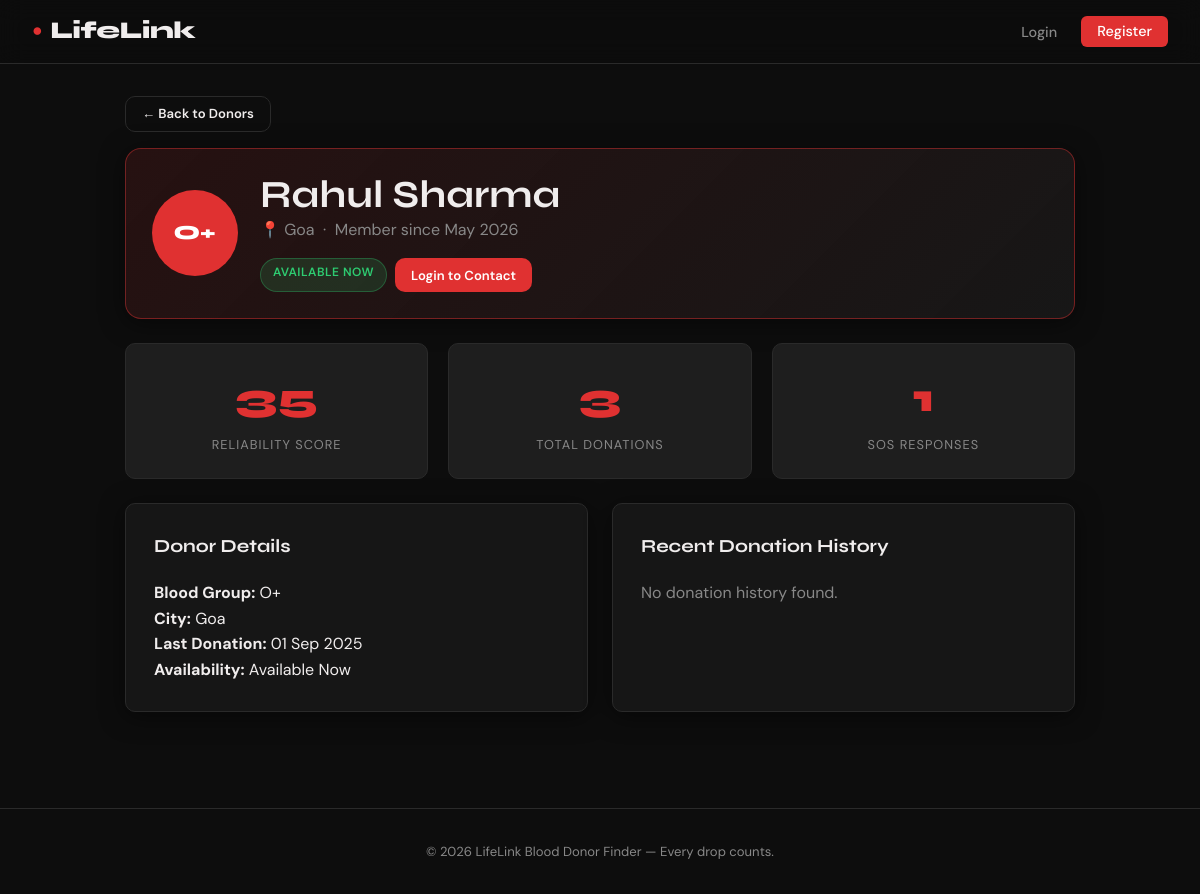
Screenshot of /patient/donor_profile.php?id=1 with the database file from the repository.
### tables this page shows
CREATE TABLE IF NOT EXISTS `donors` (
  `id`                  INT UNSIGNED AUTO_INCREMENT PRIMARY KEY,
  `user_id`             INT UNSIGNED NOT NULL UNIQUE,
  `blood_group`         ENUM('A+','A-','B+','B-','AB+','AB-','O+','O-') NOT NULL,
  `city`                VARCHAR(100) NOT NULL,
  `latitude`            DECIMAL(10,7) DEFAULT NULL,
  `longitude`           DECIMAL(10,7) DEFAULT NULL,
  `availability_status` ENUM('available_now','available_later','not_available') NOT NULL DEFAULT 'available_now',
  `last_donation_date`  DATE DEFAULT NULL,
  `reliability_score`   INT UNSIGNED NOT NULL DEFAULT 0,
  `total_donations`     INT UNSIGNED NOT NULL DEFAULT 0,
  `sos_responses`       INT UNSIGNED NOT NULL DEFAULT 0,
  CONSTRAINT `fk_donor_user` FOREIGN KEY (`user_id`) REFERENCES `users`(`id`) ON DELETE CASCADE
);

CREATE TABLE IF NOT EXISTS `users` (
  `id`         INT UNSIGNED AUTO_INCREMENT PRIMARY KEY,
  `name`       VARCHAR(100) NOT NULL,
  `email`      VARCHAR(150) NOT NULL UNIQUE,
  `password`   VARCHAR(255) NOT NULL,
  `role`       ENUM('donor','patient','hospital') NOT NULL DEFAULT 'donor',
  `phone`      VARCHAR(20) DEFAULT NULL,
  `created_at` DATETIME NOT NULL DEFAULT CURRENT_TIMESTAMP,
  `updated_at` DATETIME NOT NULL DEFAULT CURRENT_TIMESTAMP ON UPDATE CURRENT_TIMESTAMP
);

### includes/helpers.php (called while the page is built, shortened)
<?php
function isLoggedIn(): bool {
    return isset($_SESSION['user_id']);
}
function sanitize(string $val): string {
    return htmlspecialchars(trim($val), ENT_QUOTES, 'UTF-8');
}

### patient/donor_profile.php (the view, shortened to what this page needs)
<?php
require_once __DIR__ . '/../includes/helpers.php';
$pdo = getDB();
$donorId = isset($_GET['id']) ? (int)$_GET['id'] : 0;
$stmt = $pdo->prepare('
    SELECT d.*, u.name, u.email, u.phone, u.created_at
    FROM donors d
    JOIN users u ON u.id = d.user_id
    WHERE d.id = ?
    LIMIT 1
');
$stmt->execute([$donorId]);
$donor = $stmt->fetch();
$hist = $pdo->prepare('SELECT date, status, notes FROM donations WHERE donor_id = ? ORDER BY date DESC LIMIT 5');
$hist->execute([$donorId]);
$donations = $hist->fetchAll();
$statusText = ucwords(str_replace('_', ' ', $donor['availability_status']));
$canContact = isLoggedIn() && $donor['availability_status'] === 'available_now';
$cleanPhone = preg_replace('/\D+/', '', $donor['phone'] ?? '');
$whatsappPhone = $cleanPhone;
$whatsappMsg = rawurlencode('Hello ' . $donor['name'] . ', I found your profile on LifeLink Blood Donor Finder. I need ' . $donor['blood_group'] . ' blood. Can you please help?');
include __DIR__ . '/../includes/header.php';
?>
<div class="profile-shell fade-in">
  <a href="<?= APP_URL ?>/patient/search.php" class="btn btn-outline btn-sm" style="margin-bottom:1rem;">← Back to Donors</a>
  <div class="donor-profile-hero">
    <div class="blood-pill profile-blood"><?= sanitize($donor['blood_group']) ?></div>
    <div class="profile-main">
      <h2><?= sanitize($donor['name']) ?></h2>
      <p class="text-muted">📍 <?= sanitize($donor['city']) ?> &nbsp;·&nbsp; Member since <?= date('M Y', strtotime($donor['created_at'])) ?></p>
      <div class="donor-actions" style="margin-top:1rem;">
        <span class="status-badge status-<?= sanitize($donor['availability_status']) ?>"><?= sanitize($statusText) ?></span>
        <?php if ($canContact): ?>
          <?php if ($cleanPhone): ?>
            <a class="btn btn-primary btn-sm" href="https://wa.me/<?= sanitize($whatsappPhone) ?>?text=<?= $whatsappMsg ?>" target="_blank" rel="noopener">💬 Contact Him</a>
            <a class="btn btn-outline btn-sm" href="tel:<?= sanitize($cleanPhone) ?>">📞 Call</a>
          <?php endif; ?>
          <span class="contact-chip">📞 <?= sanitize($donor['phone'] ?: 'Not provided') ?></span>
          <span class="contact-chip">✉️ <?= sanitize($donor['email']) ?></span>
        <?php elseif (!isLoggedIn()): ?>
          <a href="<?= APP_URL ?>/auth/login.php" class="btn btn-primary btn-sm">Login to Contact</a>
        <?php else: ?>
          <span class="text-muted">Contact is shown only when donor is available now.</span>
        <?php endif; ?>
      </div>
    </div>
  </div>
  <div class="grid-3" style="margin-top:1.5rem;">
    <div class="stat-tile"><div class="stat-num"><?= (int)$donor['reliability_score'] ?></div><div class="stat-label">Reliability Score</div></div>
    <div class="stat-tile"><div class="stat-num"><?= (int)$donor['total_donations'] ?></div><div class="stat-label">Total Donations</div></div>
    <div class="stat-tile"><div class="stat-num"><?= (int)$donor['sos_responses'] ?></div><div class="stat-label">SOS Responses</div></div>
  </div>
  <div class="grid-2" style="margin-top:1.5rem;">
    <div class="card">
      <h3 class="card-title">Donor Details</h3>
      <p><strong>Blood Group:</strong> <?= sanitize($donor['blood_group']) ?></p>
      <p><strong>City:</strong> <?= sanitize($donor['city']) ?></p>
      <p><strong>Last Donation:</strong> <?= $donor['last_donation_date'] ? date('d M Y', strtotime($donor['last_donation_date'])) : 'Not available' ?></p>
      <p><strong>Availability:</strong> <?= sanitize($statusText) ?></p>
    </div>
    <div class="card">
      <h3 class="card-title">Recent Donation History</h3>
      <?php if (empty($donations)): ?>
        <p class="text-muted">No donation history found.</p>
      <?php endif; ?>
    </div>
  </div>
</div>
<?php include __DIR__ . '/../includes/footer.php'; ?>

### assets/css/main.css (style rules this page uses)
:root { --red: #E03131; --red-dark: #B02020; --red-light: #FF6B6B; --bg: #0D0D0D; --bg-card: #161616; --bg-panel: #1E1E1E; --border: #2A2A2A; --text: #F0EDED; --text-muted: #888; --green: #2ECC71; --yellow: #F39C12; --blue: #3498DB; --radius: 10px; --font-head: 'Syne', sans-serif; --font-body: 'DM Sans', sans-serif; --shadow: 0 4px 24px rgba(0,0,0,.5); }
*, *::before, *::after { box-sizing: border-box; margin: 0; padding: 0; }
html { font-size: 16px; scroll-behavior: smooth; }
body { background: var(--bg); color: var(--text); font-family: var(--font-body); font-weight: 400; line-height: 1.6; min-height: 100vh; }
a { color: var(--red-light); text-decoration: none; }
.btn { display: inline-flex; align-items: center; gap: .5rem; padding: .7rem 1.6rem; border: none; cursor: pointer; font-family: var(--font-body); font-size: .95rem; font-weight: 600; border-radius: var(--radius); transition: all .2s; text-decoration: none; }
.btn-primary { background: var(--red); color: #fff; }
.btn-outline { background: transparent; color: var(--text); border: 1.5px solid var(--border); }
.btn-sm { padding: .4rem 1rem; font-size: .82rem; }
.card { background: var(--bg-card); border: 1px solid var(--border); border-radius: var(--radius); padding: 1.75rem; box-shadow: var(--shadow); }
.card-title { font-family: var(--font-head); font-size: 1.15rem; font-weight: 700; margin-bottom: 1.2rem; color: var(--text); }
.grid-2 { display: grid; grid-template-columns: repeat(auto-fit, minmax(280px, 1fr)); gap: 1.5rem; }
.grid-3 { display: grid; grid-template-columns: repeat(auto-fit, minmax(200px, 1fr)); gap: 1.25rem; }
.stat-tile { background: var(--bg-panel); border: 1px solid var(--border); border-radius: var(--radius); padding: 1.4rem; text-align: center; }
.stat-tile .stat-num { font-family: var(--font-head); font-size: 2.5rem; font-weight: 800; color: var(--red); }
.stat-tile .stat-label { font-size: .8rem; color: var(--text-muted); text-transform: uppercase; letter-spacing: 1px; margin-top: .3rem; }
.status-badge { display: inline-block; padding: .25rem .75rem; border-radius: 50px; font-size: .75rem; font-weight: 600; letter-spacing: .5px; text-transform: uppercase; }
.status-available_now { background: rgba(46,204,113,.15); color: var(--green); border: 1px solid rgba(46,204,113,.3); }
.blood-pill { display: inline-flex; align-items: center; justify-content: center; background: var(--red); color: #fff; font-family: var(--font-head); font-weight: 800; font-size: 1rem; width: 52px; height: 52px; border-radius: 50%; flex-shrink: 0; }
.donor-actions { display: flex; gap: .5rem; flex-wrap: wrap; margin-top: .75rem; }
.profile-shell { max-width: 950px; margin: 0 auto; }
.donor-profile-hero { display: flex; gap: 1.4rem; align-items: center; background: linear-gradient(135deg, rgba(224,49,49,.12), rgba(30,30,30,.6)); border: 1.5px solid rgba(224,49,49,.45); border-radius: 16px; padding: 1.6rem; box-shadow: var(--shadow); }
.profile-blood { width: 86px; height: 86px; font-size: 1.25rem; flex: 0 0 86px; }
.profile-main h2 { font-family: var(--font-head); font-size: clamp(1.6rem, 4vw, 2.4rem); line-height: 1.1; }
.fade-in { animation: fadeInUp .5s ease both; }
.text-muted { color: var(--text-muted); }

### rows the page displays
donors: blood_group "O+", user.name "Rahul Sharma", city "Goa", user.created_at "May 2026", availability_status "AVAILABLE NOW", reliability_score "35", total_donations "3", sos_responses "1", last_donation_date "01 Sep 2025", availability_status "Available Now"
